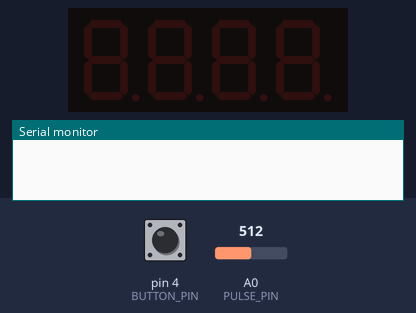
The sketch below on a simulated Arduino Uno, built with avr-gcc and run on an emulated ATmega328P. Shown: 4-digit seven-segment display, the last lines printed to the serial monitor. The inputs (shaded band) are chosen by the test bench; at power-on: pin 4 (BUTTON_PIN) HIGH, A0 (PULSE_PIN) = 512.

Above: at 1.2 s.
1.3 s: pin 4 (BUTTON_PIN) pulled LOW for 1 s
At 1.7 s:
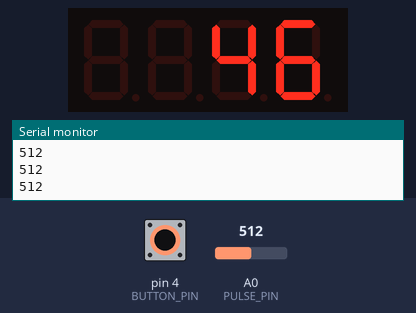
3.8 s: pin 4 (BUTTON_PIN) pulled LOW for 0.15 s
At 3.96 s:
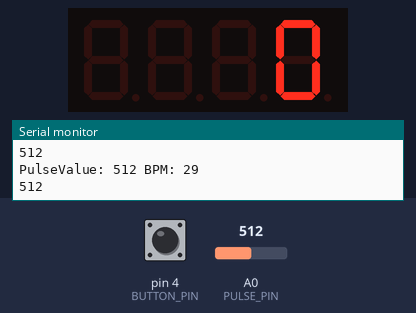
Timing chart, 0 to 6.8 s (numbered marks = the images above; inputs shaded):
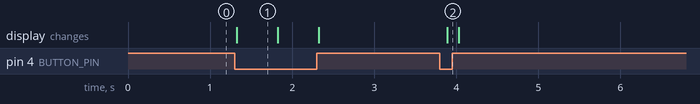

Measured:
- after the input at 1.3 s, the display: changes at once (image 1)
- after the input at 3.8 s, the display: changes after 0.09 s (image 2)
- what the display in image 1 shows lasts 0.5 s, from 1.3 s to 1.8 s

The sketch:

Demo_prog.ino
```cpp
#include <TM1637Display.h>

#define CLK 2
#define DIO 3
#define BUTTON_PIN 4
#define PULSE_PIN A0

TM1637Display display(CLK, DIO);

const int threshold = 410; // Порог для определения удара (подкорректировано)
int pulseValue = 0;

unsigned long lastBeatTime = 0;
unsigned long interval = 0;
int bpm = 0;

bool buttonPressed = false;

void setup() {
  pinMode(BUTTON_PIN, INPUT_PULLUP);  // кнопка с подтяжкой
  display.setBrightness(0x0f);
  display.clear();
  Serial.begin(9600);
}

void loop() {
  buttonPressed = (digitalRead(BUTTON_PIN) == LOW); // кнопка нажата

  if (buttonPressed) {
    pulseValue = analogRead(PULSE_PIN);
    Serial.println(pulseValue);
    // Простая детекция пика (в момент превышения порога)
    if (pulseValue > threshold) {
      unsigned long currentTime = millis();

      // Убедимся, что между ударами прошло минимум 500 мс (чтобы избежать дребезга)
      if (currentTime - lastBeatTime > 500) {
        interval = currentTime - lastBeatTime;
        lastBeatTime = currentTime;

        bpm = 60000 / interval; // Вычисляем bpm
        Serial.print("PulseValue: ");
        Serial.print(pulseValue);
        Serial.print(" BPM: ");
        Serial.println(bpm);
      }
    }

    // Отображаем bpm, если в разумном диапазоне
    if (bpm > 30 && bpm < 200) {
      display.showNumberDec(bpm, false); // false — без двоеточия
    } else {
      display.showNumberDec(0, false);
    }
  } else {
    display.clear();
  }

  delay(50);
}
```
